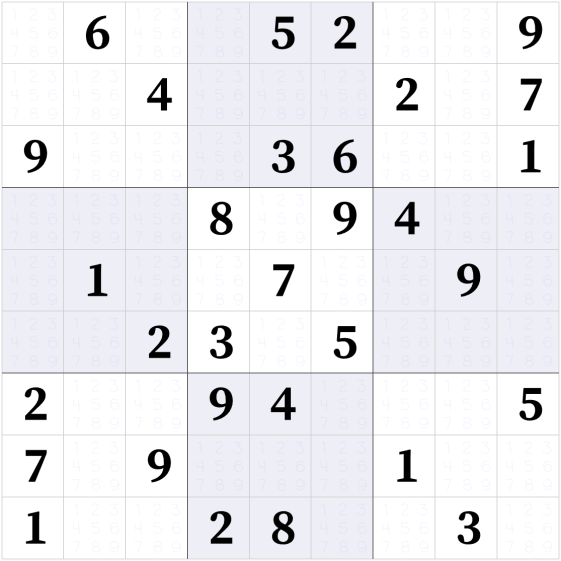
#> input picture data/page.png, 1122 x 1122 px (shown at 1/2 size)
$ python main.py
#> lines starting #> are read from the running program, lines starting #| are printed output that depends on the picture; after the words box and inside, x2 and y2 are one past the last pixel; in counts of white or black regions, pixels touching at a corner belong together
import cv2
import os
import numpy as np
from resolve import solve_sudoku
from scipy.spatial import distance_matrix
in_file = os.path.join("data", "page.png")

img = cv2.imread(in_file)
#> img is the input picture: shape (1122, 1122, 3); mean B, G, R 240.8, 237.1, 237.1
gray= cv2.cvtColor(img, cv2.COLOR_BGR2GRAY)
ret,thresh1 = cv2.threshold(gray,225,255,cv2.THRESH_BINARY_INV)
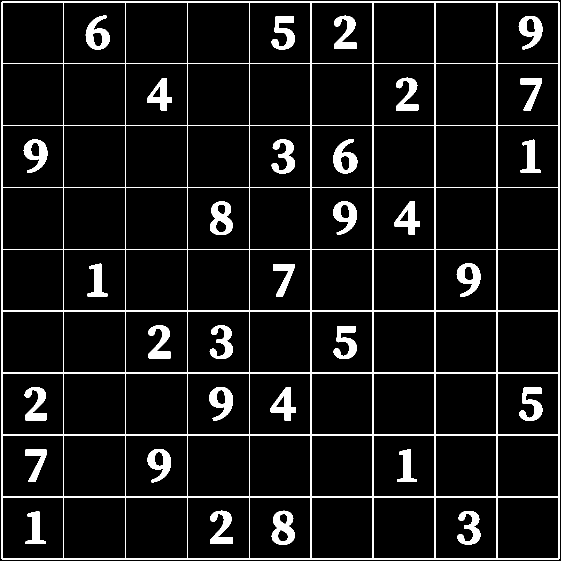
#> thresh1: shape (1122, 1122) (shown at 1/2 size); 7.3% white; 32 white regions
cv2.imwrite("thresh1.jpg",thresh1)
contours, hierarchy = cv2.findContours(thresh1,cv2.RETR_LIST , cv2.CHAIN_APPROX_NONE)
#> contours = 129 contours, 1 with area under 20; largest, box (x1, y1, x2, y2) and area: (3, 3, 1119, 1119) 1243223, (994, 994, 1118, 1118) 15127, (870, 994, 994, 1118) 15127, (746, 994, 870, 1118) 15127, (622, 994, 746, 1118) 15127
contours = sorted(contours, key=cv2.contourArea,reverse=True )[1:82]
#> contours = 81 contours; largest, box (x1, y1, x2, y2) and area: (994, 994, 1118, 1118) 15127, (870, 994, 994, 1118) 15127, (746, 994, 870, 1118) 15127, (622, 994, 746, 1118) 15127, (375, 994, 499, 1118) 15127
contours = sorted(contours, key=lambda ctr: cv2.boundingRect(ctr)[0] + cv2.boundingRect(ctr)[1] * img.shape[1])
#> contours = 81 contours; largest, box (x1, y1, x2, y2) and area: (127, 127, 251, 251) 15127, (251, 127, 375, 251) 15127, (375, 127, 499, 251) 15127, (622, 127, 746, 251) 15127, (746, 127, 870, 251) 15127
img0 = img.copy()
cv2.drawContours(img0,contours, -1, (0,255,0), 3)
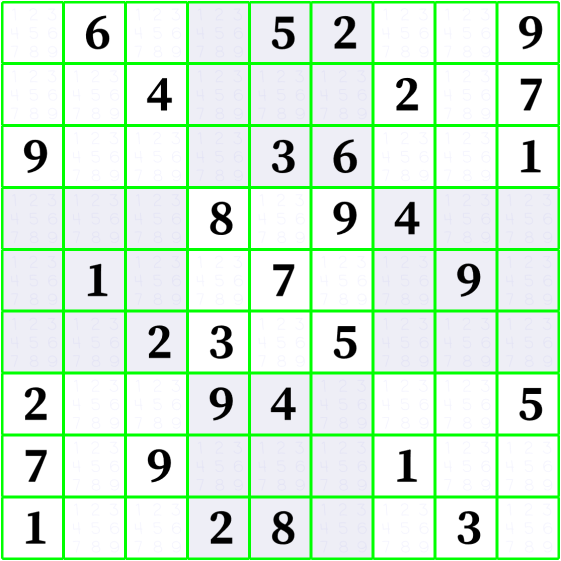
#> img0: shape (1122, 1122, 3) (shown at 1/2 size); 10.03% of pixels changed, all inside (x1, y1, x2, y2) = (2, 2, 1120, 1120)
cv2.imwrite("img0.jpg",img0)
cv2.imshow('img0', img0)
arr = []
for j, contour in enumerate(contours):
    x, y, w, h = cv2.boundingRect(contour)
    arr.append([x,y])
#> this loop made 81 passes
#> (x, y, w, h) on passes 1 to 12: (4, 4, 123, 123), (127, 4, 124, 123), (251, 4, 124, 123), (375, 4, 124, 123), (499, 4, 123, 123), (622, 4, 124, 123), (746, 4, 124, 123), (870, 4, 124, 123), (994, 4, 124, 123), (4, 127, 123, 124), (127, 127, 124, 124), (251, 127, 124, 124)
#> after the loop, arr = 81 pairs, first value 4 to 994, second value 4 to 994

arr_matrix = np.zeros((9,9))
img1 = img.copy()
for j in range(1, 10):
    template = cv2.imread(os.path.join("data", f"match{j}.png"),0)
#> (the run stopped early here; a loop or call above may not have finished)
